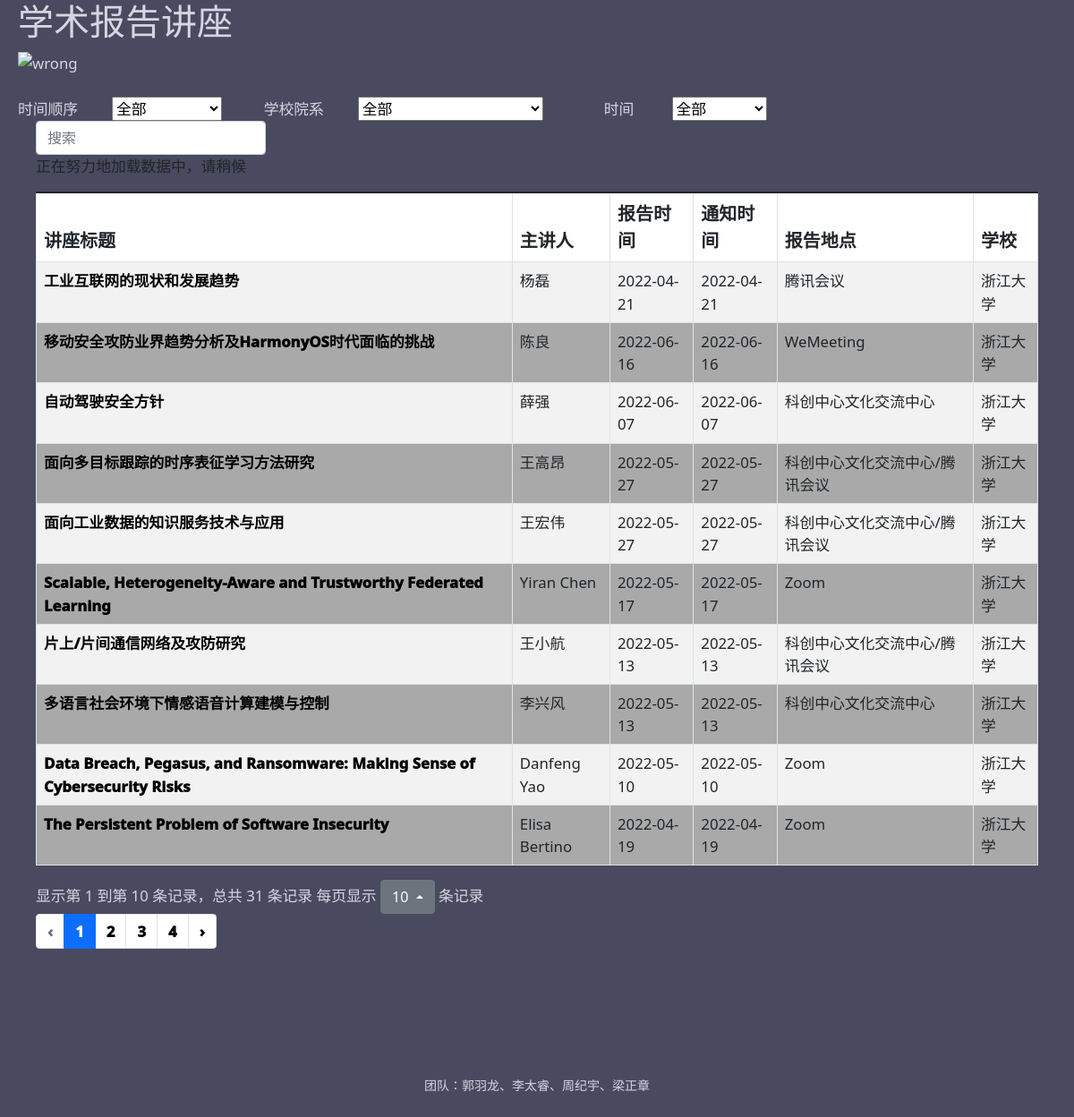
Screenshot of /zj with the database file from the repository.
### tables this page shows
CREATE TABLE inf(university text,link text PRIMARY KEY,title text,time text,speaker text,place text, rel_time text);

### app.py (the view)
@app.route('/zj')
def website1_6():  # put application's code here
    sql = '''select *
         from inf
        where inf.university == "�㽭��ѧ"
        order by time desc
        '''
    datalist = use_db(sql)
    return render_template("school6.html", reports=datalist)

### app.py (called while the page is built)
def use_db(sql_order):
    conn = sqlite3.connect('lecture.db')
    datalist = []
    cur = conn.cursor()
    cur.execute(sql_order)
    results = cur.fetchall()
    for row in results:
        datalist.append(row)
    conn.commit()
    conn.close()
    return datalist

### templates/school6.html (shortened to what this page needs)
<!DOCTYPE html>
<html lang="en">
<head>
    <link rel="stylesheet" href="/static/css/style.css">
    <link rel="stylesheet" href="/static/css">
    <link href="https://cdn.jsdelivr.net/npm/bootstrap@5.1.3/dist/css/bootstrap.min.css" rel="stylesheet"
>
    <link rel="stylesheet" href="https://cdn.jsdelivr.net/npm/bootstrap-icons@1.7.2/font/bootstrap-icons.css">
    <link rel="stylesheet" href="https://unpkg.com/bootstrap-table@1.20.2/dist/bootstrap-table.min.css">
    <link rel="stylesheet" href="/static/src/jquery.page.css">
</head>
<body style="margin-left: 20px; margin-right: 20px; ">
<h1 class="content">学术报告讲座</h1>
<div>
    <img
            src="https://www.cs.tsinghua.edu.cn/images/list-banner.png"
            height="120px"
            width="1350"
    alt="wrong"
    />
</div>
<br/>
<span class="kg">时间顺序</span
>&emsp; &emsp;<label>
    <select onchange="window.open(this.options[this.selectedIndex].value)">
        <option value="/">全部</option>
    </select>
</label>
<span class="kg">学校院系</span
>&emsp; &emsp;<label for=""></label><select onchange="window.open(this.options[this.selectedIndex].value)">
    <option value="/" selected>全部</option>
</select>
&emsp; &emsp; &emsp; 时间&emsp; &emsp;
    <select onchange="window.open(this.options[this.selectedIndex].value)">
        <option value="/">全部</option>
    </select>
<div style="margin-left: 20px; margin-right: 20px; ">
<table
        id='table_page'
        class="table-striped"
>
    {% for report in reports %}
        <tr>
            <th><a href="{{ report[1] }}" target="_blank">
                {{ report[2] }} </a></th>
            <th>{{ report[4] }}</th>
            <th>{{ report[6] }}</th>
            <th>{{ report[3] }}</th>
            <th>{{ report[5] }}</th>
            <th >{{ report[0] }}</th>
        </tr>
    {% endfor %}
</table>
</div>
<br><br><br>
<div style="text-align:center;margin:50px 0; font:normal 14px/24px 'MicroSoft YaHei';">
<p>团队：郭羽龙、李太睿、周纪宇、梁正章</p>
</div>
</body>
</html>

### static/css/style.css (style rules this page uses)
tr:nth-child(odd) { background-color: #ffffff; }
tr:nth-child(even) { background-color: rgb(169, 169, 169); }
a { font-weight: 1000; color: #000000; }
a:link { text-decoration: none; color:black; }

### rows the page displays
inf: title "工业互联网的现状和发展趋势", speaker "杨磊", rel_time "2022-04-21", time "2022-04-21", place "腾讯会议", university "浙江大学"
inf: title "移动安全攻防业界趋势分析及HarmonyOS时代面临的挑战", speaker "陈良", rel_time "2022-06-16", time "2022-06-16", place "WeMeeting", university "浙江大学"
inf: title "自动驾驶安全方针", speaker "薛强", rel_time "2022-06-07", time "2022-06-07", place "科创中心文化交流中心", university "浙江大学"
inf: title "面向多目标跟踪的时序表征学习方法研究", speaker "王高昂", rel_time "2022-05-27", time "2022-05-27", place "科创中心文化交流中心/腾讯会议", university "浙江大学"
inf: title "面向工业数据的知识服务技术与应用", speaker "王宏伟", rel_time "2022-05-27", time "2022-05-27", place "科创中心文化交流中心/腾讯会议", university "浙江大学"
inf: title "Scalable, Heterogeneity-Aware and Trustworthy Federated Learning", speaker "Yiran Chen", rel_time "2022-05-17", time "2022-05-17", place "Zoom", university "浙江大学"
inf: title "片上/片间通信网络及攻防研究", speaker "王小航", rel_time "2022-05-13", time "2022-05-13", place "科创中心文化交流中心/腾讯会议", university "浙江大学"
inf: title "多语言社会环境下情感语音计算建模与控制", speaker "李兴风", rel_time "2022-05-13", time "2022-05-13", place "科创中心文化交流中心", university "浙江大学"
inf: title "Data Breach, Pegasus, and Ransomware: Making Sense of Cybersecurity Risks", speaker "Danfeng Yao", rel_time "2022-05-10", time "2022-05-10", place "Zoom", university "浙江大学"
inf: title "The Persistent Problem of Software Insecurity", speaker "Elisa Bertino", rel_time "2022-04-19", time "2022-04-19", place "Zoom", university "浙江大学"
